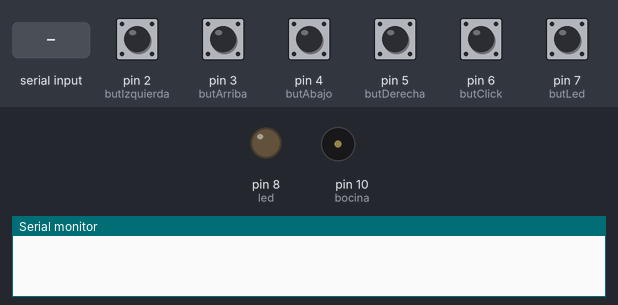
A sketch run on a simulated Arduino Uno, built with avr-gcc and run on an emulated ATmega328P. Shown: output pins drawn as LEDs (lit = HIGH), buzzer (waves = sounding), the last lines printed to the serial monitor. The test bench sets the inputs (shaded band); at power-on: pin 2 (butIzquierda), pin 3 (butArriba), pin 4 (butAbajo), pin 5 (butDerecha), pin 6 (butClick), pin 7 (butLed) LOW.

Above: at 1.2 s.
1.3 s: "S" received over Serial
At 2.1 s:
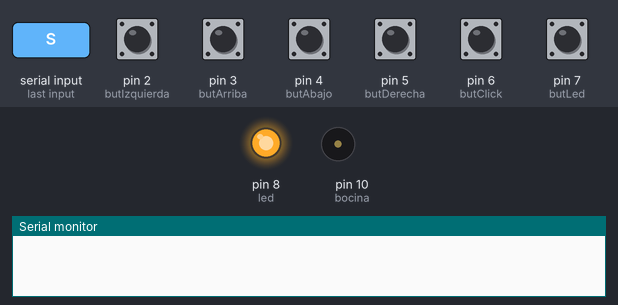
At 3.1 s:
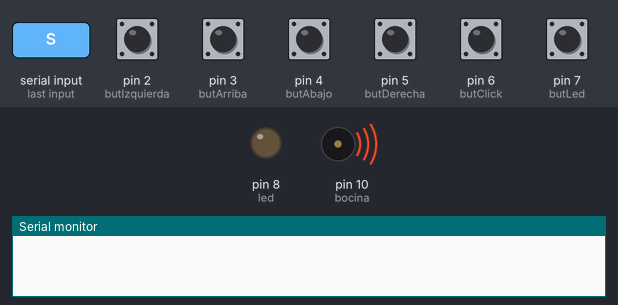
4.3 s: pin 7 (butLed) pulled HIGH for 0.15 s
At 5.9 s:
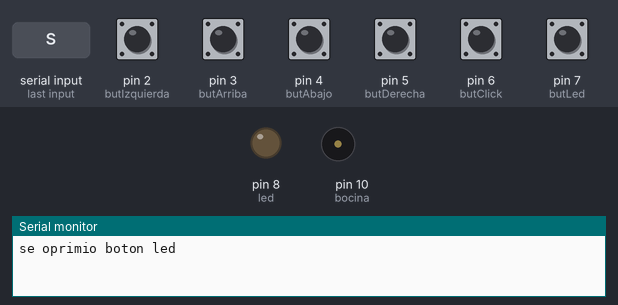
Timing chart, 0 to 7.4 s (numbered marks = the images above; inputs shaded):
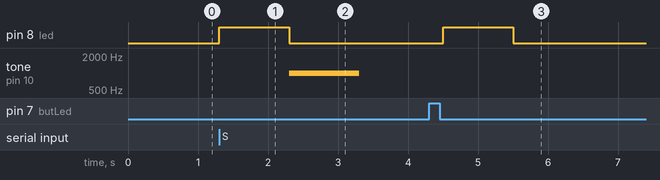

Measured:
- after the input at 1.3 s, pin 8 (led): LOW → HIGH at once, → LOW 1.0 s later; tone on pin 10 (bocina): silent → 1000 Hz after 1.0 s, → silent 1.0 s later
- after the input at 4.3 s, pin 8 (led): LOW → HIGH after 0.20 s, → LOW 1.0 s later

The sketch:

arduino_controller.ino
```cpp
int butIzquierda=2;
int butArriba=3;
int butAbajo=4;
int butDerecha=5;
int butClick=6;
int butLed=7;
int led=8;

int bocina=10;

void setup()
{
  Serial.begin(9600);
  pinMode(butIzquierda, INPUT);
  pinMode(butArriba, INPUT);
  pinMode(butAbajo, INPUT);
  pinMode(butDerecha, INPUT);
  pinMode(butClick, INPUT);
  pinMode(butLed, INPUT);
  pinMode(led,OUTPUT);
  pinMode(bocina, OUTPUT);
}

void loop()
{
  if (Serial.available() > 0) {
  int bytesRecibidos = Serial.available();
  while (bytesRecibidos > 0) {
    byte dato = Serial.read();
    bytesRecibidos--;
    if (dato == 83) { // Si el byte leído es igual a 83
      digitalWrite(led, HIGH);
      delay(1000);
      digitalWrite(led, LOW);
      tone(bocina, 1000);
      delay(1000);
      noTone(bocina);
    } else if (dato == 80) { // Si el byte leído es igual a 80
      tone(bocina, 1500);
      delay(1000);
      noTone(bocina);
      delay(500);
      tone(bocina, 1500);
      delay(1000);
      noTone(bocina);
      delay(500);
      tone(bocina, 1500);
      delay(1000);
      noTone(bocina);
      delay(500);
    }
  }
}
  int bIzq=digitalRead(butIzquierda);
  int bArr=digitalRead(butArriba);
  int bAba=digitalRead(butAbajo);
  int bDer=digitalRead(butDerecha);
  int bClick=digitalRead(butClick);
  int bLed=digitalRead(butLed);

  if(bIzq==HIGH){
    delay(100);
    Serial.println("se oprimio boton izquierda");
    delay(100);

  }
  if(bArr==HIGH){
    delay(100);
    Serial.println("se oprimio boton arriba");
    delay(100);

  }
  if(bAba==HIGH){
    delay(100);
    Serial.println("se oprimio boton abajo");
    delay(100);

  }
  if(bDer==HIGH){
    delay(100);
    Serial.println("se oprimio boton derecha");
    delay(100);

  }
  if(bLed==HIGH){
    delay(200);
    Serial.println("se oprimio boton led");
    digitalWrite(led,HIGH);
    delay(1000);
    digitalWrite(led,LOW);
  }
  if(bClick==HIGH){
    tone(bocina,1000,1000);
  }

}
```
